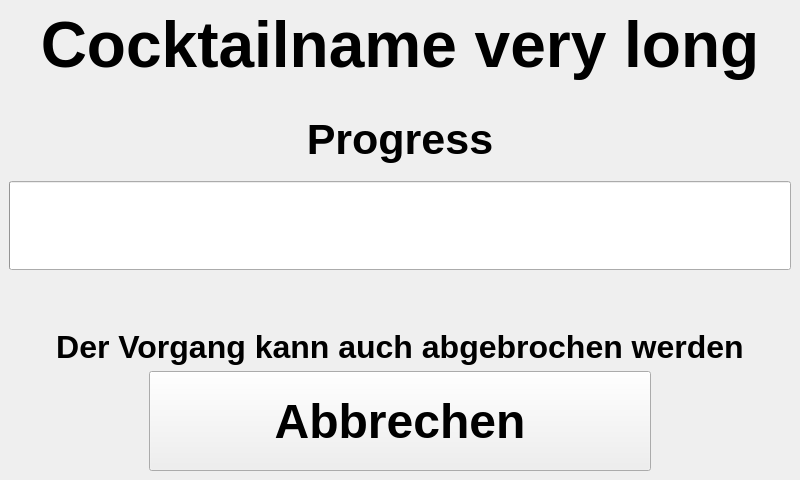
<?xml version="1.0" encoding="UTF-8"?>
<ui version="4.0">
 <class>Progressbarwindow</class>
 <widget class="QMainWindow" name="Progressbarwindow">
  <property name="geometry">
   <rect>
    <x>0</x>
    <y>0</y>
    <width>800</width>
    <height>480</height>
   </rect>
  </property>
  <property name="sizePolicy">
   <sizepolicy hsizetype="Fixed" vsizetype="Fixed">
    <horstretch>0</horstretch>
    <verstretch>0</verstretch>
   </sizepolicy>
  </property>
  <property name="minimumSize">
   <size>
    <width>800</width>
    <height>480</height>
   </size>
  </property>
  <property name="maximumSize">
   <size>
    <width>800</width>
    <height>480</height>
   </size>
  </property>
  <property name="cursor">
   <cursorShape>ArrowCursor</cursorShape>
  </property>
  <property name="windowTitle">
   <string>~~ Cocktail wird zubereitet ~~</string>
  </property>
  <property name="styleSheet">
   <string notr="true"/>
  </property>
  <widget class="QWidget" name="centralwidget">
   <layout class="QVBoxLayout" name="verticalLayout">
    <item>
     <widget class="QLabel" name="LHeader">
      <property name="minimumSize">
       <size>
        <width>0</width>
        <height>100</height>
       </size>
      </property>
      <property name="maximumSize">
       <size>
        <width>16777215</width>
        <height>200</height>
       </size>
      </property>
      <property name="font">
       <font>
        <pointsize>48</pointsize>
        <weight>75</weight>
        <bold>true</bold>
       </font>
      </property>
      <property name="text">
       <string>Cocktailname very long</string>
      </property>
      <property name="alignment">
       <set>Qt::AlignHCenter|Qt::AlignTop</set>
      </property>
      <property name="wordWrap">
       <bool>true</bool>
      </property>
     </widget>
    </item>
    <item>
     <widget class="QLabel" name="LProgress">
      <property name="minimumSize">
       <size>
        <width>0</width>
        <height>50</height>
       </size>
      </property>
      <property name="maximumSize">
       <size>
        <width>16777215</width>
        <height>60</height>
       </size>
      </property>
      <property name="font">
       <font>
        <pointsize>32</pointsize>
        <weight>75</weight>
        <bold>true</bold>
       </font>
      </property>
      <property name="text">
       <string>Progress</string>
      </property>
      <property name="alignment">
       <set>Qt::AlignHCenter|Qt::AlignTop</set>
      </property>
      <property name="cssClass" stdset="0">
       <string>secondary</string>
      </property>
     </widget>
    </item>
    <item>
     <widget class="QProgressBar" name="progressBar">
      <property name="maximumSize">
       <size>
        <width>16777215</width>
        <height>300</height>
       </size>
      </property>
      <property name="value">
       <number>0</number>
      </property>
      <property name="alignment">
       <set>Qt::AlignCenter</set>
      </property>
      <property name="textVisible">
       <bool>false</bool>
      </property>
      <property name="orientation">
       <enum>Qt::Horizontal</enum>
      </property>
      <property name="format">
       <string>%p%</string>
      </property>
     </widget>
    </item>
    <item>
     <widget class="QLabel" name="Labbruch">
      <property name="maximumSize">
       <size>
        <width>16777215</width>
        <height>200</height>
       </size>
      </property>
      <property name="font">
       <font>
        <pointsize>24</pointsize>
        <weight>75</weight>
        <bold>true</bold>
       </font>
      </property>
      <property name="text">
       <string>Der Vorgang kann auch abgebrochen werden</string>
      </property>
      <property name="alignment">
       <set>Qt::AlignBottom|Qt::AlignHCenter</set>
      </property>
      <property name="cssClass" stdset="0">
       <string>secondary</string>
      </property>
     </widget>
    </item>
    <item>
     <layout class="QHBoxLayout" name="horizontalLayout">
      <item>
       <spacer name="horizontalSpacer">
        <property name="orientation">
         <enum>Qt::Horizontal</enum>
        </property>
        <property name="sizeType">
         <enum>QSizePolicy::Maximum</enum>
        </property>
        <property name="sizeHint" stdset="0">
         <size>
          <width>140</width>
          <height>20</height>
         </size>
        </property>
       </spacer>
      </item>
      <item>
       <widget class="QPushButton" name="PBabbrechen">
        <property name="minimumSize">
         <size>
          <width>450</width>
          <height>100</height>
         </size>
        </property>
        <property name="maximumSize">
         <size>
          <width>2000</width>
          <height>200</height>
         </size>
        </property>
        <property name="font">
         <font>
          <pointsize>36</pointsize>
          <weight>75</weight>
          <bold>true</bold>
         </font>
        </property>
        <property name="text">
         <string>Abbrechen</string>
        </property>
       </widget>
      </item>
      <item>
       <spacer name="horizontalSpacer_2">
        <property name="orientation">
         <enum>Qt::Horizontal</enum>
        </property>
        <property name="sizeType">
         <enum>QSizePolicy::Maximum</enum>
        </property>
        <property name="sizeHint" stdset="0">
         <size>
          <width>140</width>
          <height>20</height>
         </size>
        </property>
       </spacer>
      </item>
     </layout>
    </item>
   </layout>
  </widget>
 </widget>
 <resources/>
 <connections/>
</ui>
